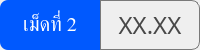
                  <widget class="QFrame" name="thickness_summary_group_2">
                   <property name="minimumSize">
                    <size>
                     <width>0</width>
                     <height>50</height>
                    </size>
                   </property>
                   <property name="maximumSize">
                    <size>
                     <width>16777215</width>
                     <height>50</height>
                    </size>
                   </property>
                   <property name="styleSheet">
                    <string notr="true">color: rgb(255, 255, 255);</string>
                   </property>
                   <layout class="QHBoxLayout" name="horizontalLayout_42">
                    <property name="spacing">
                     <number>0</number>
                    </property>
                    <property name="leftMargin">
                     <number>0</number>
                    </property>
                    <property name="topMargin">
                     <number>0</number>
                    </property>
                    <property name="rightMargin">
                     <number>0</number>
                    </property>
                    <property name="bottomMargin">
                     <number>0</number>
                    </property>
                    <item>
                     <widget class="QLabel" name="thickness_summary_title_2">
                      <property name="minimumSize">
                       <size>
                        <width>85</width>
                        <height>0</height>
                       </size>
                      </property>
                      <property name="font">
                       <font>
                        <family>Kanit</family>
                        <pointsize>15</pointsize>
                        <italic>false</italic>
                        <bold>false</bold>
                        <underline>false</underline>
                        <strikeout>false</strikeout>
                       </font>
                      </property>
                      <property name="styleSheet">
                       <string notr="true">background-color: #0059fe;
border-top-left-radius: 8px;
border-bottom-left-radius: 8px;</string>
                      </property>
                      <property name="text">
                       <string>เม็ดที่ 2</string>
                      </property>
                      <property name="alignment">
                       <set>Qt::AlignmentFlag::AlignCenter</set>
                      </property>
                     </widget>
                    </item>
                    <item>
                     <widget class="QFrame" name="thickness_summary_frame_2">
                      <property name="styleSheet">
                       <string notr="true">border: solid;
border-width: 1px;
border-color: rgb(121, 121, 121);
border-top-right-radius: 8px;
border-bottom-right-radius: 8px;</string>
                      </property>
                      <property name="frameShape">
                       <enum>QFrame::Shape::StyledPanel</enum>
                      </property>
                      <property name="frameShadow">
                       <enum>QFrame::Shadow::Raised</enum>
                      </property>
                      <layout class="QHBoxLayout" name="horizontalLayout_43">
                       <item>
                        <widget class="QLabel" name="thickness_summary_2">
                         <property name="font">
                          <font>
                           <family>Kanit</family>
                           <pointsize>18</pointsize>
                          </font>
                         </property>
                         <property name="styleSheet">
                          <string notr="true">border: none;
color: rgb(72, 72, 72);</string>
                         </property>
                         <property name="text">
                          <string>XX.XX</string>
                         </property>
                         <property name="alignment">
                          <set>Qt::AlignmentFlag::AlignCenter</set>
                         </property>
                        </widget>
                       </item>
                      </layout>
                     </widget>
                    </item>
                   </layout>
                  </widget>
